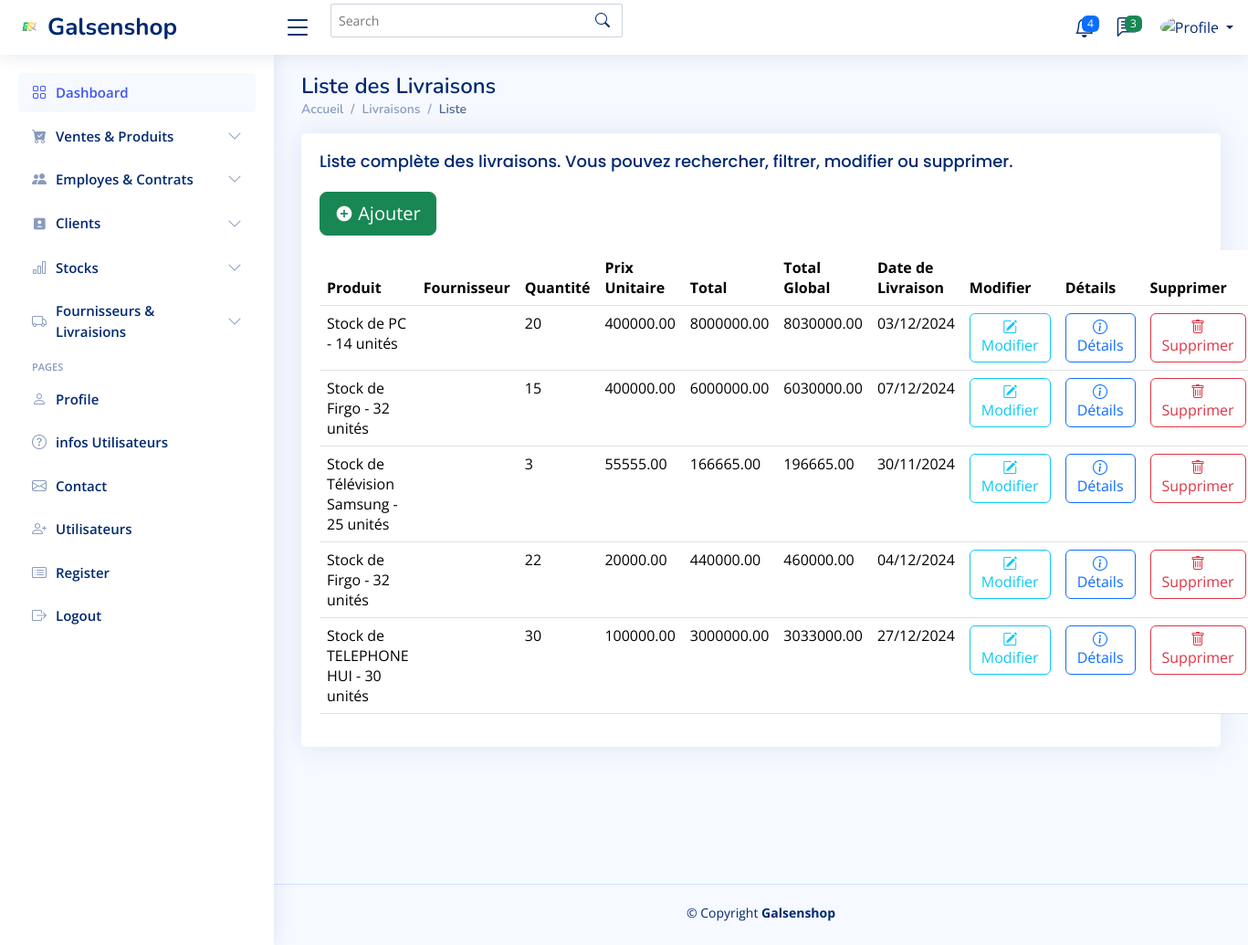
Before: /livraisons/ with the older database file.
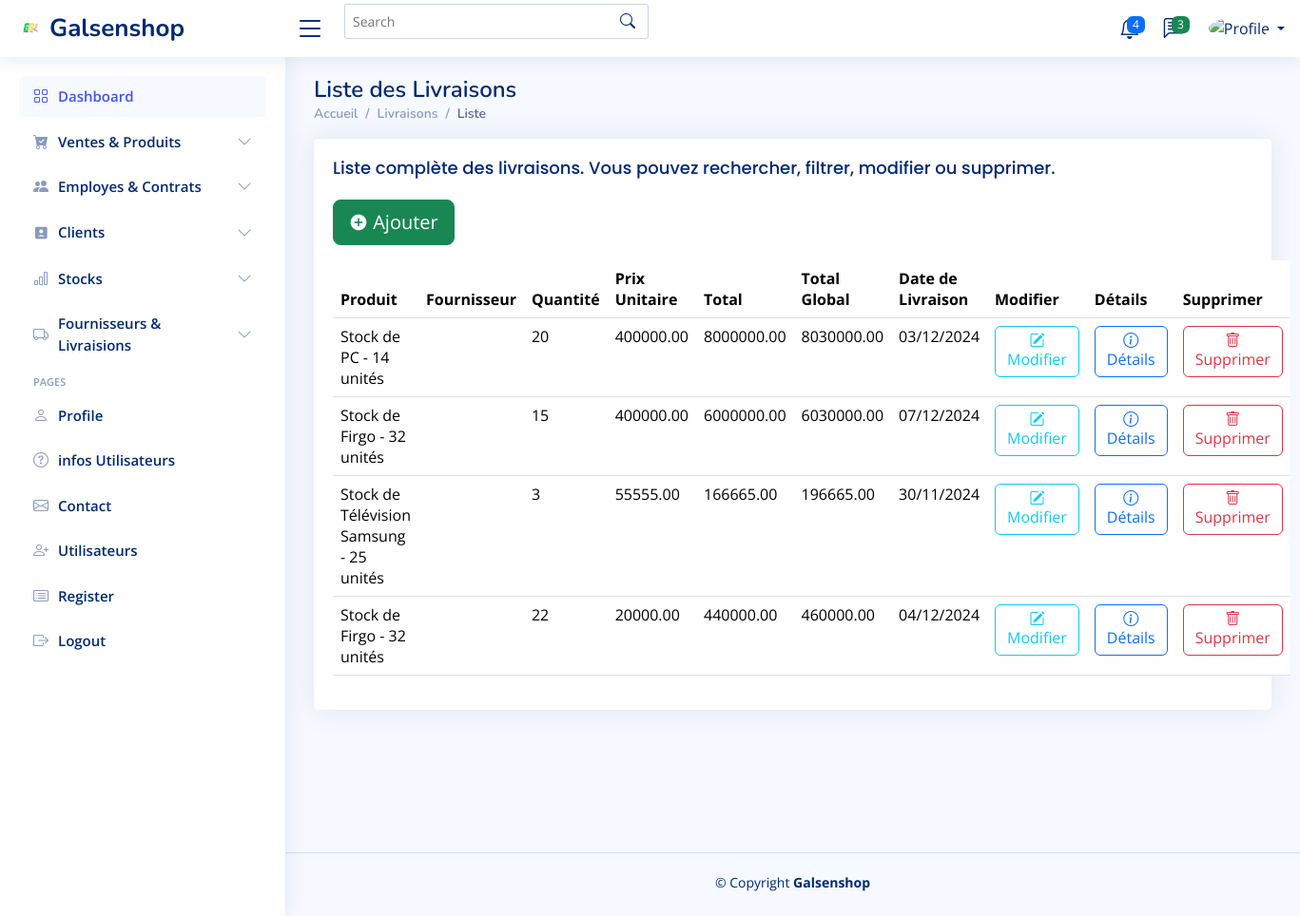
After: the same page with the newer database file.
### application/models.py (models this page shows, shortened)
class Livraison(models.Model):
    produit = models.ForeignKey(CommandeApprovisionnement, on_delete=models.CASCADE, related_name='livraisons_produit')
    prix_unitaire = models.DecimalField(max_digits=10, decimal_places=2, verbose_name="Prix Unitaire")
    quantite_commande = models.PositiveIntegerField(verbose_name="Quantité Commandée")
    moyen_transport = models.CharField(max_length=100, verbose_name="Moyen de Transport")
    prix_transport = models.DecimalField(max_digits=10, decimal_places=2, verbose_name="Prix du Transport")
    date_livraison = models.DateField(verbose_name="Date de Livraison")
    total = models.DecimalField(max_digits=10, decimal_places=2, verbose_name="Total", default=0)
    total_global = models.DecimalField(max_digits=10, decimal_places=2, verbose_name="Total Global", default=0)
    difference_jours = models.IntegerField(verbose_name="Différence en jours", default=0)

class CommandeApprovisionnement(models.Model):
    produit = models.ForeignKey(Stock, related_name='commandes', on_delete=models.CASCADE)
    fournisseur = models.ForeignKey(Fournisseur, on_delete=models.CASCADE, related_name="commandes")
    date_commande = models.DateField(verbose_name="Date de Commande",null=False,  # Si vous souhaitez qu'il reste obligatoire
        blank=False,  # Empêche les champs vides dans les formulaires
        default=datetime.date.today  # Fournit une valeur par défaut (optionnel)
    )
    quantite = models.PositiveIntegerField()
    statut = models.CharField(max_length=50, choices=[('en_cours', 'En Cours'), ('livree', 'Livrée')], default='en_cours')
    commentaire = models.TextField(blank=True, null=True)

class Stock(models.Model):
    STATUT_CHOICES = [
        ('en_stock', 'En stock'),
        ('rupture', 'Rupture'),
        ('en_approvisionnement', 'En approvisionnement'),
        ('reserve', 'Réservé'),
    ]
    EMPLACEMENT_CHOICES = [
        ('entrepot_1', 'Entrepôt 1'),
        ('entrepot_2', 'Entrepôt 2'),
        ('magasin', 'Magasin'),
        ('reserve', 'Réserve'),
        ('autre', 'Autre'),
    ]
    produit = models.OneToOneField(Produit, on_delete=models.CASCADE, related_name='stock')
    emplacement = models.CharField(max_length=50, choices=EMPLACEMENT_CHOICES, default='entrepot_1')
    quantite = models.PositiveIntegerField(default=0)
    statut = models.CharField(max_length=20, choices=STATUT_CHOICES, default='en_stock')  # Statut du stock
    date_ajout = models.DateTimeField(auto_now_add=True)
    def __str__(self):
        return f"Stock de {self.produit.nom} - {self.quantite} unités"

class Produit(models.Model):
    nom = models.CharField(max_length=100)
    description = models.TextField(blank=True, null=True)
    prix = models.DecimalField(max_digits=10, decimal_places=2)
    categorie = models.ForeignKey('Categorie', on_delete=models.CASCADE, related_name='produits')
    actif = models.BooleanField(choices=[(True, 'Disponible'), (False, 'Indisponible')], default=False)
    image = models.ImageField(upload_to='produits/', blank=True, null=True)

### application/views.py (the view)
# urls.py: path('livraisons/', views.liste_livraisons, name='liste_livraisons'),  # Liste des livraisons
def liste_livraisons(request):
    livraisons = Livraison.objects.all()
    return render(request, 'livraisons/liste_livraisons.html', {'livraisons': livraisons})

### templates/livraisons/liste_livraisons.html (shortened to what this page needs)
{% extends "base.html" %} {% load static %} {% block content %}
<main id="main" class="main">
  <div class="pagetitle">
    <h1>Liste des Livraisons</h1>
    <nav>
      <ol class="breadcrumb">
        <li class="breadcrumb-item"><a href="index.html">Accueil</a></li>
        <li class="breadcrumb-item">Livraisons</li>
        <li class="breadcrumb-item active">Liste</li>
      </ol>
    </nav>
  </div>
  <section class="section">
    <div class="row">
      <div class="col-lg-12">
        <div class="card">
          <div class="card-body">
            <h5 class="card-title">
              Liste complète des livraisons. Vous pouvez rechercher, filtrer,
              modifier ou supprimer.
            </h5>
            <p>
              <button
                type="button"
                class="btn btn-success btn-lg"
                onclick="window.location.href='{% url 'enregistrer_livraison' %}'"
              >
                <i class="ri-add-circle-fill"></i> Ajouter
              </button>
            </p>
            <table class="table datatable">
              <thead>
                <tr>
                  <th>Produit</th>
                  <th>Fournisseur</th>
                  <th>Quantité</th>
                  <th>Prix Unitaire</th>
                  <th>Total</th>
                  <th>Total Global</th>
                  <th>Date de Livraison</th>
                  <th>Modifier</th>
                  <th>Détails</th>
                  <th>Supprimer</th>
                </tr>
              </thead>
              <tbody>
                {% for livraison in livraisons %}
                <tr>
                  <td>{{ livraison.produit.produit }}</td>
                  <td>{{ livraison.fournisseur.nom }}</td>
                  <td>{{ livraison.quantite_commande }}</td>
                  <td>{{ livraison.prix_unitaire }}</td>
                  <td>{{ livraison.total }}</td>
                  <td>{{ livraison.total_global }}</td>
                  <td>{{ livraison.date_livraison|date:"d/m/Y" }}</td>
                  <td>
                    <a
                      class="btn btn-outline-info"
                      href="{% url 'modifier_livraison' livraison.id %}"
                    >
                      <i class="bi bi-pencil-square"></i> Modifier
                    </a>
                  </td>
                  <td>
                    <a
                      class="btn btn-outline-primary"
                      href="{% url 'details_livraison' livraison.id %}"
                    >
                      <i class="bi bi-info-circle"></i> Détails
                    </a>
                  </td>
                  <td>
                    <a
                      href="#"
                      class="btn btn-outline-danger"
                      data-bs-toggle="modal"
                      data-bs-target="#deleteModal{{ livraison.id }}"
                    >
                      <i class="bi bi-trash"></i> Supprimer
                    </a>
                  </td>
                </tr>
                {% endfor %}
              </tbody>
            </table>
          </div>
        </div>
      </div>
    </div>
  </section>
</main>
{% endblock %}

Changed rows visible on the page:
removed Livraison: produit.produit "Stock de TELEPHONE HUI - 30 unités", quantite_commande "30", prix_unitaire "100000.00", total "3000000.00", total_global "3033000.00", date_livraison "27/12/2024"
